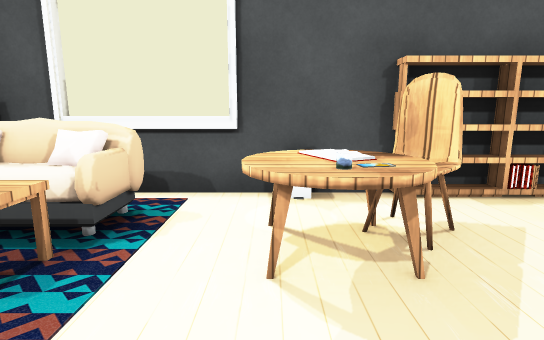
View 1 (above)

15 first-person views from a walk through a Unity game level. The camera is 1.2 m above the floor, tilts 10° down and sees 80° across. The floor is counted in squares, 1 m on a side. Each view is taken from the middle of a square. On the plan, view 1 faces up. The plan holds only what a view shows up to about 14 squares ahead; the rest is blank. The place goes on beyond the plan. The player is left out. Some surface patterns are stand-ins.

View 2
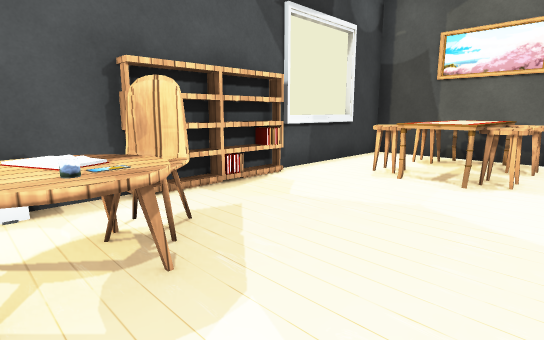

View 3
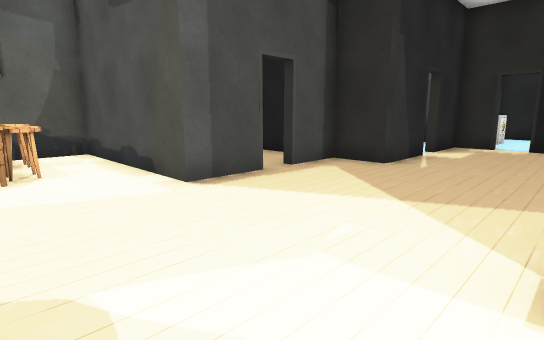

View 4
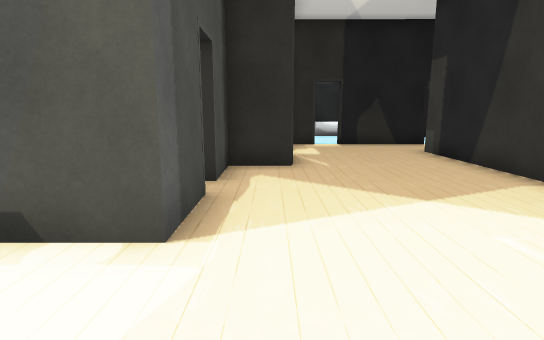

View 5
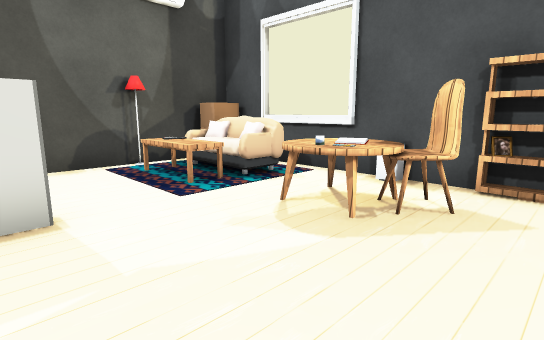

View 6
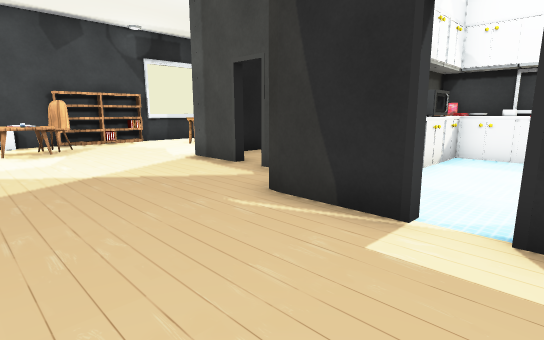

View 7
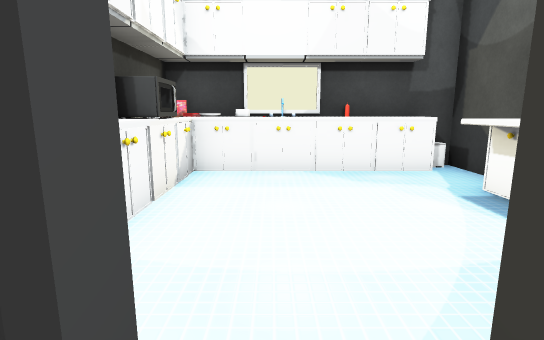

View 8
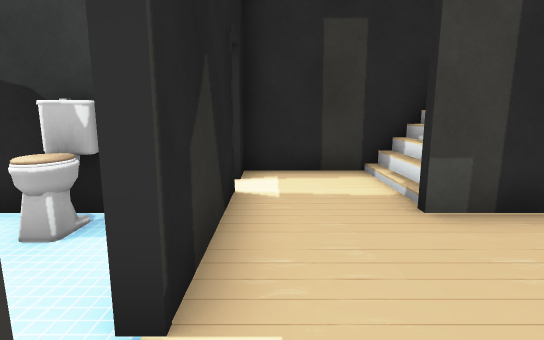

View 9
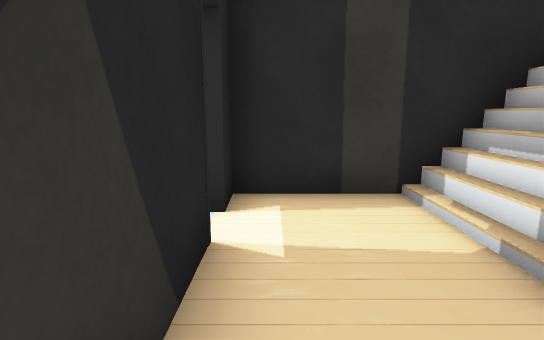

View 10
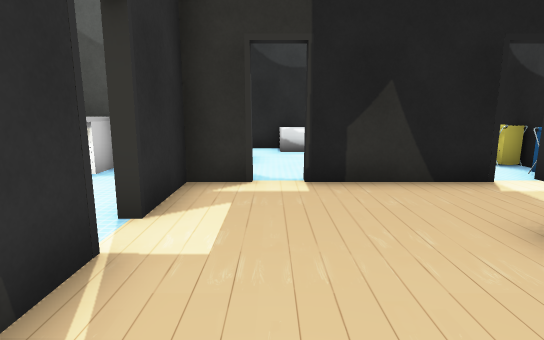

View 11
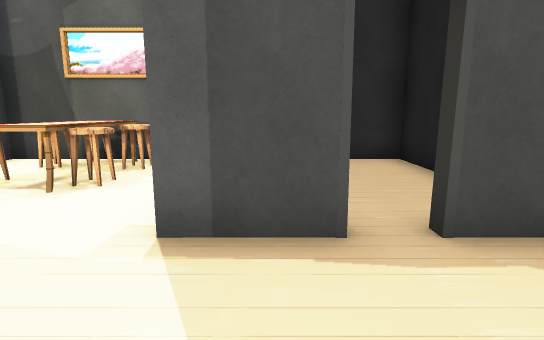

View 12
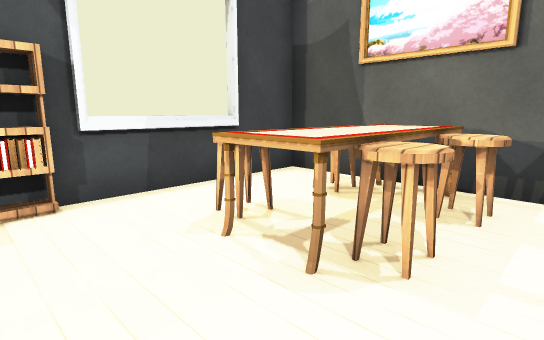

View 13
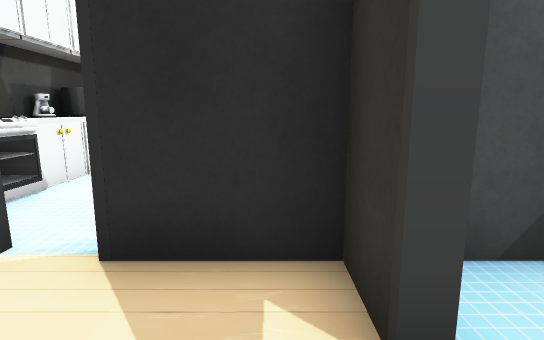

View 14
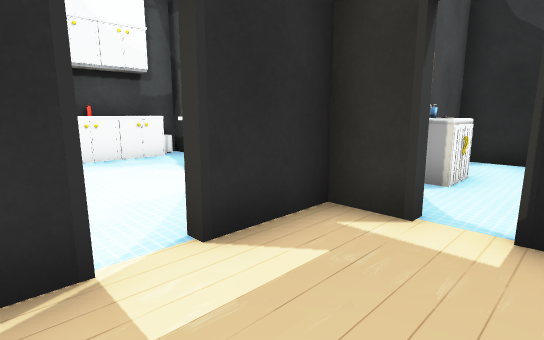

View 15
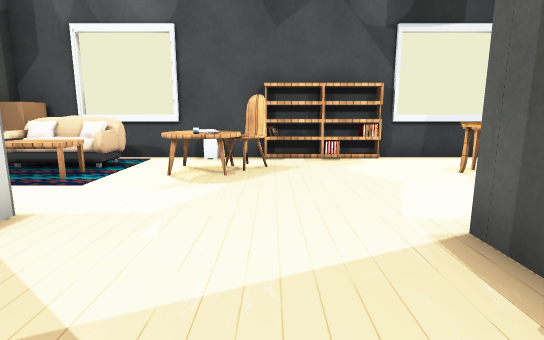

### Floor plan
Key: @ floor where view 1 was taken; # wall or solid block; x gap in a wall; . floor; / step, stairs or slope; B bin; S shelf; F sofa; T table; K books; C chair; L stool; A lamp; M microwave; U counter; I toilet; E oven; O other object.
Columns run from 5 left of view 1 to 10 right of it. Each row starts with its distance up from view 1.
  5 #####B##SS######
  4 #OFF...........#
  3 #FTT.KKC...LLLL#
  2 ATOT.TT....TTTT#
  1 #.....O....LLLT#
  0 #....@.........#
 -1     #....#######
 -2     /....#
 -3    //....#
 -4    #.....#     #
 -5    #.... ##### #
 -6 #/ #.... EEOMO #
 -7 #//#....#.....O#
 -8 #//#..........U#
 -9 #.......#.....U#
-10 #.......#.....U#
-11 ##x ##.##.UUU.U#
-12 #  #I..###U   ##
-13 #  #   #

Where each view was taken, in squares from view 1:
view 1: 0 up, 0 right, facing up
view 2: 0 up, 0 right, facing up-right
view 3: 2 up, 1 left, facing down-right
view 4: 2 up, 3 right, facing down
view 5: 1 down, 3 right, facing up-left
view 6: 9 down, 1 left, facing up-right
view 7: 8 down, 2 right, facing right
view 8: 10 down, 2 right, facing left
view 9: 10 down, 0 right, facing left
view 10: 5 down, 1 right, facing down
view 11: 2 down, 1 right, facing right
view 12: 0 up, 4 right, facing up-right
view 13: 10 down, 0 right, facing right
view 14: 7 down, 0 right, facing down-right
view 15: 4 down, 2 right, facing up
